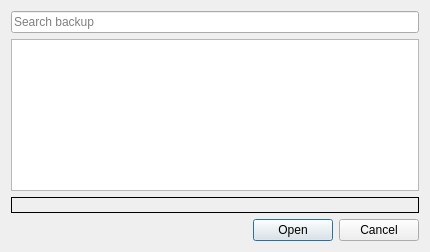
<?xml version="1.0" encoding="UTF-8"?>
<ui version="4.0">
 <author>
SPDX-FileCopyrightText: none
SPDX-License-Identifier: GPL-3.0-only OR LicenseRef-KDE-Accepted-GPL
 </author>
 <class>BackupDialog_UI</class>
 <widget class="QDialog" name="BackupDialog_UI">
  <property name="geometry">
   <rect>
    <x>0</x>
    <y>0</y>
    <width>430</width>
    <height>252</height>
   </rect>
  </property>
  <property name="windowTitle">
   <string>Dialog</string>
  </property>
  <layout class="QGridLayout" name="gridLayout">
   <item row="0" column="0">
    <widget class="KListWidgetSearchLine" name="search_list">
     <property name="placeholderText">
      <string>Search backup</string>
     </property>
    </widget>
   </item>
   <item row="1" column="0">
    <widget class="QListWidget" name="backup_list">
     <property name="alternatingRowColors">
      <bool>true</bool>
     </property>
    </widget>
   </item>
   <item row="2" column="0">
    <widget class="QLabel" name="backup_preview">
     <property name="frameShape">
      <enum>QFrame::Shape::Box</enum>
     </property>
     <property name="text">
      <string/>
     </property>
    </widget>
   </item>
   <item row="3" column="0">
    <layout class="QHBoxLayout" name="horizontalLayout">
     <item>
      <widget class="QLabel" name="info_label">
       <property name="sizePolicy">
        <sizepolicy hsizetype="MinimumExpanding" vsizetype="Preferred">
         <horstretch>0</horstretch>
         <verstretch>0</verstretch>
        </sizepolicy>
       </property>
       <property name="text">
        <string/>
       </property>
      </widget>
     </item>
     <item>
      <spacer name="horizontalSpacer">
       <property name="orientation">
        <enum>Qt::Orientation::Horizontal</enum>
       </property>
       <property name="sizeHint" stdset="0">
        <size>
         <width>40</width>
         <height>20</height>
        </size>
       </property>
      </spacer>
     </item>
     <item>
      <widget class="QDialogButtonBox" name="buttonBox">
       <property name="orientation">
        <enum>Qt::Orientation::Horizontal</enum>
       </property>
       <property name="standardButtons">
        <set>QDialogButtonBox::StandardButton::Cancel|QDialogButtonBox::StandardButton::Open</set>
       </property>
      </widget>
     </item>
    </layout>
   </item>
  </layout>
 </widget>
 <customwidgets>
  <customwidget>
   <class>KListWidgetSearchLine</class>
   <extends>QLineEdit</extends>
   <header>klistwidgetsearchline.h</header>
  </customwidget>
 </customwidgets>
 <resources/>
 <connections>
  <connection>
   <sender>buttonBox</sender>
   <signal>accepted()</signal>
   <receiver>BackupDialog_UI</receiver>
   <slot>accept()</slot>
   <hints>
    <hint type="sourcelabel">
     <x>248</x>
     <y>254</y>
    </hint>
    <hint type="destinationlabel">
     <x>157</x>
     <y>274</y>
    </hint>
   </hints>
  </connection>
  <connection>
   <sender>buttonBox</sender>
   <signal>rejected()</signal>
   <receiver>BackupDialog_UI</receiver>
   <slot>reject()</slot>
   <hints>
    <hint type="sourcelabel">
     <x>316</x>
     <y>260</y>
    </hint>
    <hint type="destinationlabel">
     <x>286</x>
     <y>274</y>
    </hint>
   </hints>
  </connection>
 </connections>
</ui>
